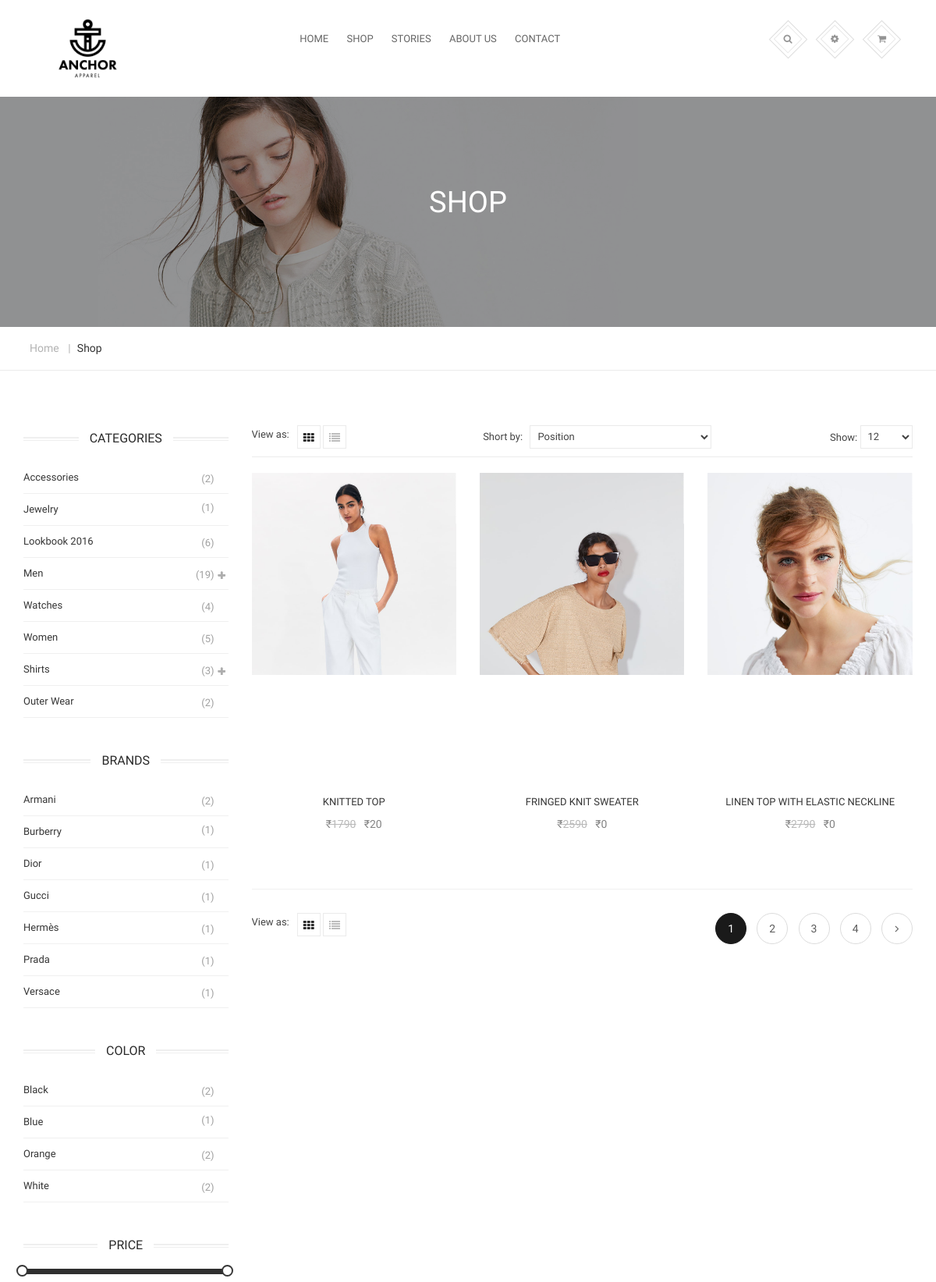
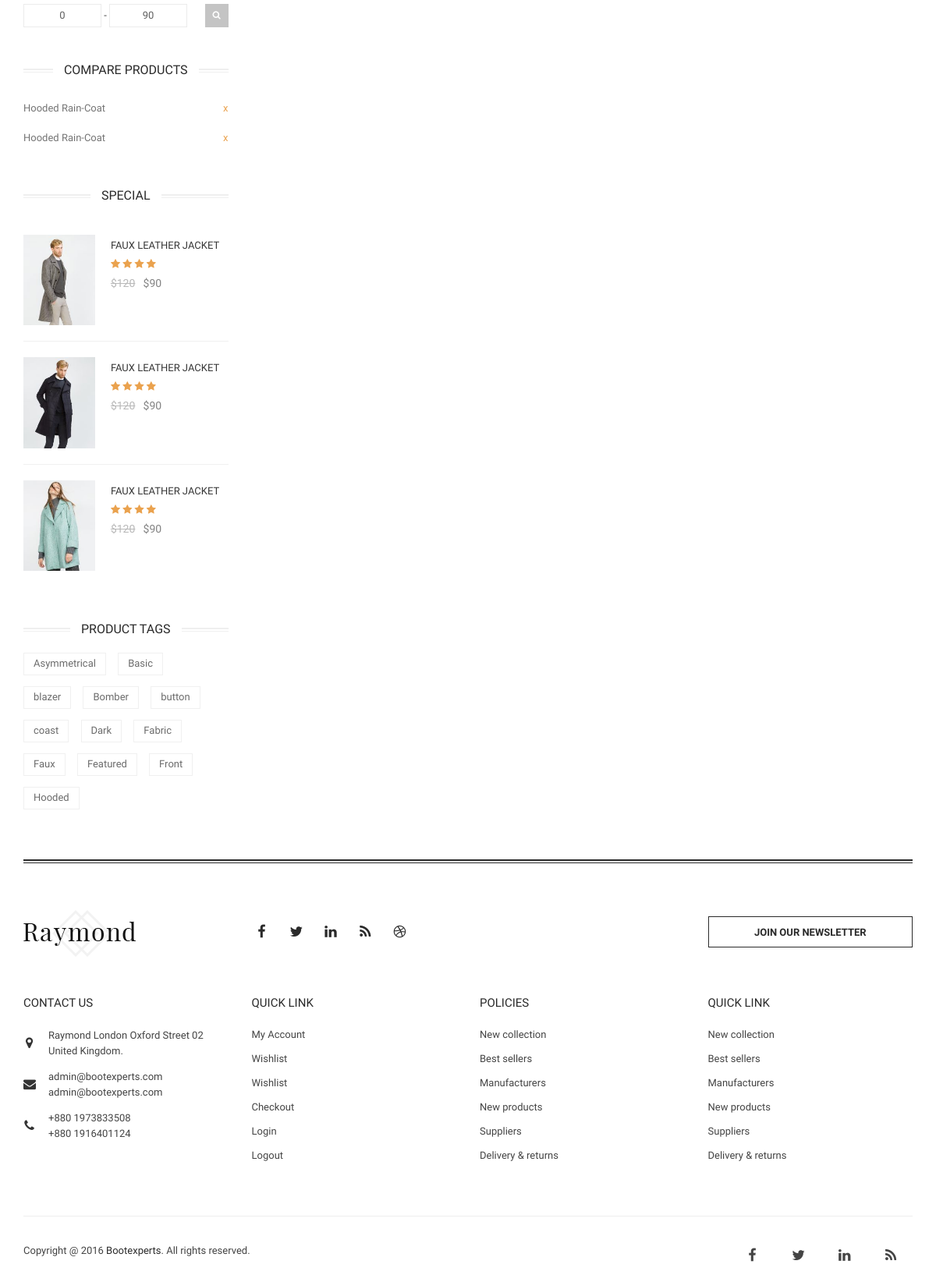
The page /raymond/shop_women.php?update=10 on the database its author committed (2 pictures, top to bottom).
### tables this page shows
CREATE TABLE `product` (
  `pid` int(255) NOT NULL,
  `pname` varchar(255) NOT NULL,
  `p_category` varchar(255) NOT NULL,
  `p_subcategory` varchar(255) NOT NULL,
  `quantity` int(255) NOT NULL,
  `price` int(255) NOT NULL,
  `discount` int(255) NOT NULL,
  `size` text NOT NULL,
  `status` varchar(255) NOT NULL,
  `image` varchar(255) NOT NULL,
  `description` varchar(255) NOT NULL
);

### raymond/shop_women.php (the view, shortened to what the rows shown need)
<?php include('header.php') ?>
        <div class="page-header-area">
            <div class="container">
                <div class="row">
                    <div class="col-md-12">
                        <div class="page-title">
                            <h2>Shop</h2>
                        </div>
                    </div>
                </div>
            </div>
        </div>
        <div class="main-content-area">
            <div class="container">
                <div class="row">
                    <div class="col-xs-12 col-sm-4 col-md-4 col-lg-3 sidebar-area">
                        <div class="category-area">
                            <div class="section-title">
                                <h2>Categories</h2>
                            </div>
                        </div>
                        <div class="brand-area">
                            <div class="section-title">
                                <h2>Brands</h2>
                            </div>
                        </div>
                        <div class="color-area">
                            <div class="section-title">
                                <h2>Color</h2>
                            </div>
                        </div>
                        <div class="price-slider-area">
                            <div class="section-title">
                                <h2>Price</h2>
                            </div>
                        </div>
                        <div class="compare-area">
                            <div class="section-title">
                                <h2>Compare Products</h2>
                            </div>
                        </div>
                        <div class="special-product-area">
                            <div class="section-title">
                                <h2>Special</h2>
                            </div>
                        </div>
                        <div class="populer-tag-area">
                            <div class="section-title">
                                <h2>Product Tags</h2>
                            </div>
                        </div>
                    </div>
                    <div class="col-xs-12 col-sm-8 col-md-8 col-lg-9 page-content">
                        <div class="product-list-area" >
                            <div class="row">
                                <div class="tab-content">
                                    <div id="grid" class="tab-pane fade in active">
                                        <?php
                                            $conn=mysqli_connect("localhost","root","","raymond");
                                            $id=$_GET['update'];
                                            $sql=mysqli_query($conn,"SELECT * FROM product where p_category in (SELECT category from subcategory where id='$id') and p_subcategory in (SELECT subcategory from subcategory where id='$id')");
                                            while($row=mysqli_fetch_array($sql))
                                            {
                                                echo '
                                                <div class="col-sm-6 col-md-4">
                                            <div class="single-product">
                                                <div class="product-image">
                                                    <a href="#">
                                                        <img  alt="Special" src="../theme/kenny/uploads/'.$row['image'].'">
                                                    </a>
                                                    <span class="onsale">Sale!</span>
                                                </div>
                                                <div class="product-info">
                                                    <div class="product-title">
                                                        <a href="#">'.$row['pname'].'</a>
                                                    </div>
                                                    <div class="price-rating">
                                                        <div class="price">
                                                            <span class="old-price"> <span>&#8377;</span>'.$row['price'].'</span>
                                                            <span class="new-price"><span>&#8377;</span>'.$row['discount'].'</span>
                                                        </div>
                                                    </div>
                                                </div>
                                            </div>
                                        </div>';
                                           }
                                        ?>
                                    </div>
                                </div>
                            </div>
                        </div>
                    </div>
                </div>
            </div>
        </div>
    </body>
</html>

### rows shown on the page
product: image (picture), pname "KNITTED TOP", price "1790", discount "20"
product: image (picture), pname "FRINGED KNIT SWEATER", price "2590", discount "0"
product: image (picture), pname "LINEN TOP WITH ELASTIC NECKLINE", price "2790", discount "0"
